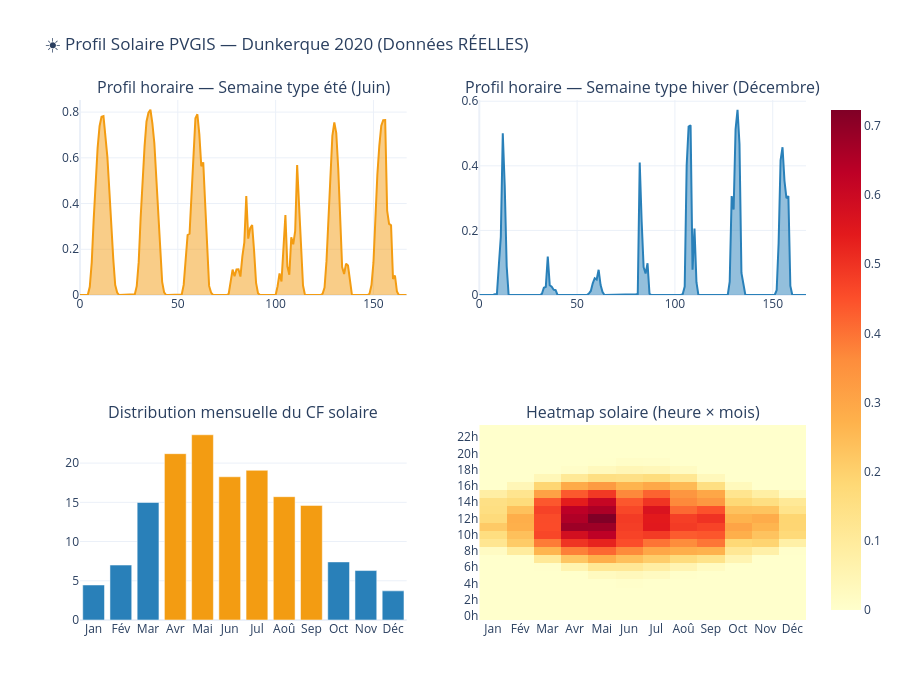

The notebook cell this image was saved under:
### Code cell
fig = make_subplots(
    rows=2, cols=2,
    subplot_titles=[
        "Profil horaire — Semaine type été (Juin)",
        "Profil horaire — Semaine type hiver (Décembre)",
        "Distribution mensuelle du CF solaire",
        "Heatmap solaire (heure × mois)"
    ]
)

# Semaine type été
ete = solar_df[solar_df.index.month == 6].iloc[:168]  # 1 semaine
fig.add_trace(go.Scatter(
    x=list(range(len(ete))), y=ete['q99'],
    name='Été (Juin)', line=dict(color='#f39c12'), fill='tozeroy'
), row=1, col=1)

# Semaine type hiver
hiver = solar_df[solar_df.index.month == 12].iloc[:168]
fig.add_trace(go.Scatter(
    x=list(range(len(hiver))), y=hiver['q99'],
    name='Hiver (Décembre)', line=dict(color='#2980b9'), fill='tozeroy'
), row=1, col=2)

# Distribution mensuelle
monthly_cf = solar_df.groupby(solar_df.index.month)['q99'].mean() * 100
month_names = ['Jan', 'Fév', 'Mar', 'Avr', 'Mai', 'Jun',
               'Jul', 'Aoû', 'Sep', 'Oct', 'Nov', 'Déc']
fig.add_trace(go.Bar(
    x=month_names, y=monthly_cf.values,
    name='CF mensuel (%)',
    marker_color=['#2980b9']*3 + ['#f39c12']*6 + ['#2980b9']*3
), row=2, col=1)

# Heatmap heure × mois
pivot = solar_df.copy()
pivot['hour'] = pivot.index.hour
pivot['month'] = pivot.index.month
heatmap_data = pivot.groupby(['hour', 'month'])['q99'].mean().unstack()

fig.add_trace(go.Heatmap(
    z=heatmap_data.values,
    x=month_names,
    y=[f"{h}h" for h in range(24)],
    colorscale='YlOrRd',
    showscale=True,
    name='Heatmap CF'
), row=2, col=2)

fig.update_layout(
    title="☀️ Profil Solaire PVGIS — Dunkerque 2020 (Données RÉELLES)",
    height=700, showlegend=False,
    template='plotly_white'
)
fig.show()

### Figure 1 — Plotly figure (JSON) as saved in the notebook; plotly's stock layout.template omitted (floating-point values rounded to 4 significant figures; data arrays with more than 128 entries replaced by an {"elided": "..."} marker saying what was removed)
{"data": [{"fill": "tozeroy", "line": {"color": "#f39c12"}, "name": "Été (Juin)", "type": "scatter", "x": {"elided": "168 int values"}, "xaxis": "x", "y": {"elided": "168 float values"}, "yaxis": "y"}, {"fill": "tozeroy", "line": {"color": "#2980b9"}, "name": "Hiver (Décembre)", "type": "scatter", "x": {"elided": "168 int values"}, "xaxis": "x2", "y": {"elided": "168 float values"}, "yaxis": "y2"}, {"marker": {"color": ["#2980b9", "#2980b9", "#2980b9", "#f39c12", "#f39c12", "#f39c12", "#f39c12", "#f39c12", "#f39c12", "#2980b9", "#2980b9", "#2980b9"]}, "name": "CF mensuel (%)", "type": "bar", "x": ["Jan", "Fév", "Mar", "Avr", "Mai", "Jun", "Jul", "Aoû", "Sep", "Oct", "Nov", "Déc"], "xaxis": "x3", "y": [4.465, 7.003, 14.98, 21.2, 23.61, 18.26, 19.08, 15.72, 14.61, 7.403, 6.302, 3.714], "yaxis": "y3"}, {"colorscale": [[0, "rgb(255,255,204)"], [0.125, "rgb(255,237,160)"], [0.25, "rgb(254,217,118)"], [0.375, "rgb(254,178,76)"], [0.5, "rgb(253,141,60)"], [0.625, "rgb(252,78,42)"], [0.75, "rgb(227,26,28)"], [0.875, "rgb(189,0,38)"], [1, "rgb(128,0,38)"]], "name": "Heatmap CF", "showscale": true, "type": "heatmap", "x": ["Jan", "Fév", "Mar", "Avr", "Mai", "Jun", "Jul", "Aoû", "Sep", "Oct", "Nov", "Déc"], "xaxis": "x4", "y": ["0h", "1h", "2h", "3h", "4h", "5h", "6h", "7h", "8h", "9h", "10h", "11h", "12h", "13h", "14h", "15h", "16h", "17h", "18h", "19h", "20h", "21h", "22h", "23h"], "yaxis": "y4", "z": {"elided": "24x12 float values"}}], "layout": {"annotations": [{"font": {"size": 16}, "showarrow": false, "text": "Profil horaire — Semaine type été (Juin)", "x": 0.225, "xanchor": "center", "xref": "paper", "y": 1, "yanchor": "bottom", "yref": "paper"}, {"font": {"size": 16}, "showarrow": false, "text": "Profil horaire — Semaine type hiver (Décembre)", "x": 0.775, "xanchor": "center", "xref": "paper", "y": 1, "yanchor": "bottom", "yref": "paper"}, {"font": {"size": 16}, "showarrow": false, "text": "Distribution mensuelle du CF solaire", "x": 0.225, "xanchor": "center", "xref": "paper", "y": 0.375, "yanchor": "bottom", "yref": "paper"}, {"font": {"size": 16}, "showarrow": false, "text": "Heatmap solaire (heure × mois)", "x": 0.775, "xanchor": "center", "xref": "paper", "y": 0.375, "yanchor": "bottom", "yref": "paper"}], "height": 700, "showlegend": false, "title": {"text": "☀️ Profil Solaire PVGIS — Dunkerque 2020 (Données RÉELLES)"}, "xaxis": {"anchor": "y", "domain": [0, 0.45]}, "xaxis2": {"anchor": "y2", "domain": [0.55, 1]}, "xaxis3": {"anchor": "y3", "domain": [0, 0.45]}, "xaxis4": {"anchor": "y4", "domain": [0.55, 1]}, "yaxis": {"anchor": "x", "domain": [0.625, 1]}, "yaxis2": {"anchor": "x2", "domain": [0.625, 1]}, "yaxis3": {"anchor": "x3", "domain": [0, 0.375]}, "yaxis4": {"anchor": "x4", "domain": [0, 0.375]}}}
